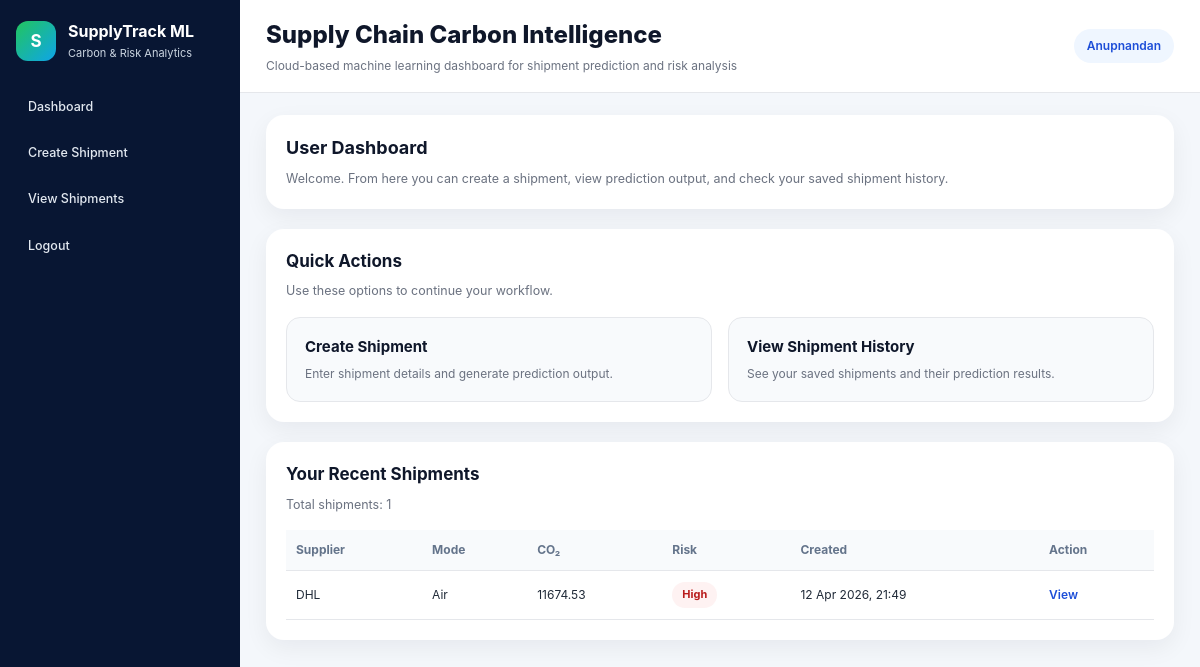
The page /dashboard/user/ (signed in) on the database as committed earlier.
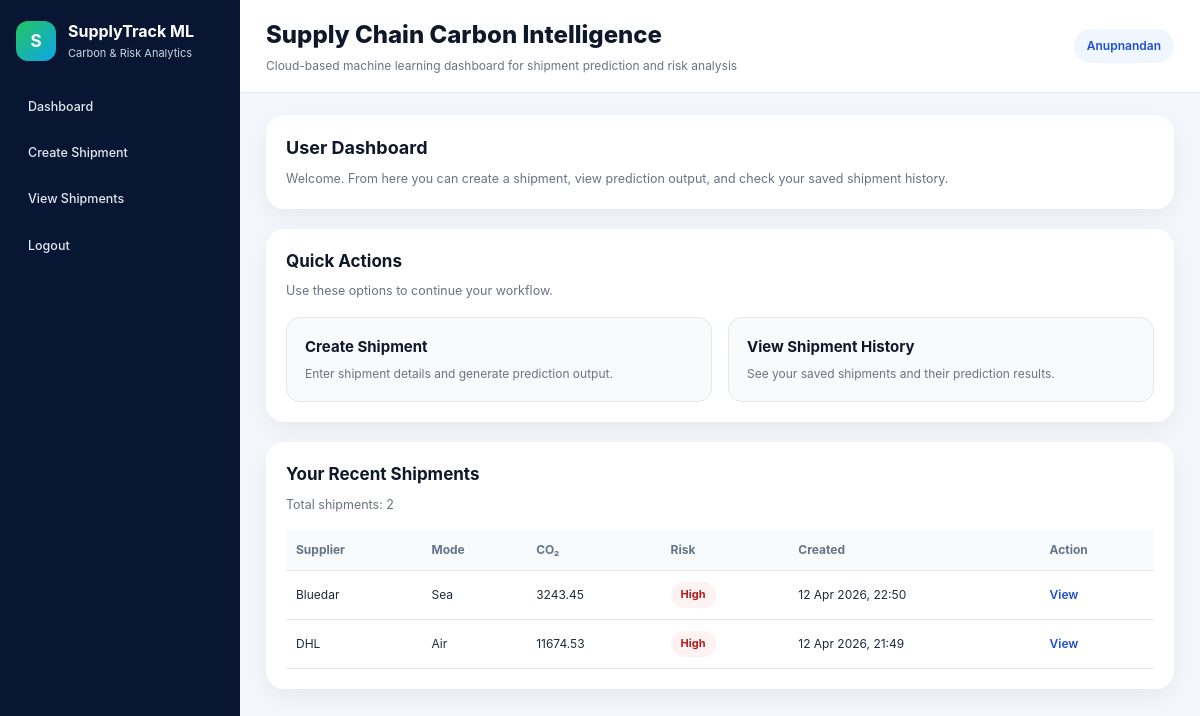
The same page on the database as committed later.
### shipments/models.py (models this page shows, shortened)
class Shipment(models.Model):
    TRANSPORT_MODE_CHOICES = [
        ("road", "Road"),
        ("sea", "Sea"),
        ("rail", "Rail"),
        ("air", "Air"),
    ]
    RISK_LEVEL_CHOICES = [
        ("Low", "Low"),
        ("Medium", "Medium"),
        ("High", "High"),
    ]
    supplier_name = models.CharField(max_length=150)
    transport_mode = models.CharField(max_length=20, choices=TRANSPORT_MODE_CHOICES)
    weight_tons = models.DecimalField(max_digits=10, decimal_places=2)
    distance_km = models.DecimalField(max_digits=10, decimal_places=2)
    shipment_value = models.DecimalField(max_digits=12, decimal_places=2, default=10000.00)
    origin_region = models.CharField(max_length=100)
    destination_region = models.CharField(max_length=100)
    product_category = models.CharField(max_length=100, blank=True)
    is_temp_controlled = models.BooleanField(default=False)
    is_export = models.BooleanField(default=False)
    is_hazmat = models.BooleanField(default=False)
    predicted_co2 = models.DecimalField(max_digits=12, decimal_places=2, null=True, blank=True)
    risk_level = models.CharField(max_length=20, choices=RISK_LEVEL_CHOICES, blank=True)
    created_by = models.ForeignKey(
        settings.AUTH_USER_MODEL,
        on_delete=models.CASCADE,
        related_name="shipments",
    )
    created_at = models.DateTimeField(auto_now_add=True)
    class Meta:
        ordering = ["-created_at"]

### dashboard/views.py (the view)
# urls.py: path("user/", user_dashboard, name="user_dashboard"),
@login_required
def user_dashboard(request):
    shipments = Shipment.objects.filter(created_by=request.user).order_by("-created_at")
    context = {
        "total_shipments": shipments.count(),
        "recent_shipments": shipments[:5],
    }
    return render(request, "dashboard/user_home.html", context)

### templates/dashboard/user_home.html (shortened to what this page needs)
{% extends "base.html" %}
{% block content %}
<section class="hero-card compact-hero">
    <div>
        <h2>User Dashboard</h2>
        <p>Welcome. From here you can create a shipment, view prediction output, and check your saved shipment history.</p>
    </div>
</section>
<section class="content-card compact-card">
    <div class="section-header compact-header">
        <h2>Quick Actions</h2>
        <p>Use these options to continue your workflow.</p>
    </div>
    <div class="action-grid">
        <a href="{% url 'create_shipment' %}" class="action-card">
            <h3>Create Shipment</h3>
            <p>Enter shipment details and generate prediction output.</p>
        </a>
        <a href="{% url 'shipment_list' %}" class="action-card">
            <h3>View Shipment History</h3>
            <p>See your saved shipments and their prediction results.</p>
        </a>
    </div>
</section>
<section class="content-card compact-card">
    <div class="section-header compact-header">
        <h2>Your Recent Shipments</h2>
        <p>Total shipments: {{ total_shipments }}</p>
    </div>
    <div class="table-wrap">
        <table class="data-table compact-table">
            <thead>
                <tr>
                    <th>Supplier</th>
                    <th>Mode</th>
                    <th>CO₂</th>
                    <th>Risk</th>
                    <th>Created</th>
                    <th>Action</th>
                </tr>
            </thead>
            <tbody>
                {% for shipment in recent_shipments %}
                <tr>
                    <td>{{ shipment.supplier_name }}</td>
                    <td>{{ shipment.get_transport_mode_display }}</td>
                    <td>{{ shipment.predicted_co2 }}</td>
                    <td>
                        <span class="status-pill
                            {% if shipment.risk_level == 'High' %}status-high
                            {% elif shipment.risk_level == 'Medium' %}status-medium
                            {% else %}status-low{% endif %}">
                            {{ shipment.risk_level }}
                        </span>
                    </td>
                    <td>{{ shipment.created_at|date:"d M Y, H:i" }}</td>
                    <td>
                        <a href="{% url 'prediction_result' shipment.id %}" class="table-link">View</a>
                    </td>
                </tr>
                {% empty %}
                <tr>
                    <td colspan="6" class="empty-row">No shipments created yet.</td>
                </tr>
                {% endfor %}
            </tbody>
        </table>
    </div>
</section>
{% endblock %}

Rows that differ between the two databases and show on the page:
added Shipment: supplier_name "Bluedar", transport_mode "Sea", predicted_co2 "3243.45", risk_level "High", created_at "12 Apr 2026, 22:50"
Other text that changed with them:
{{ total_shipments }}: "1" → "2"
